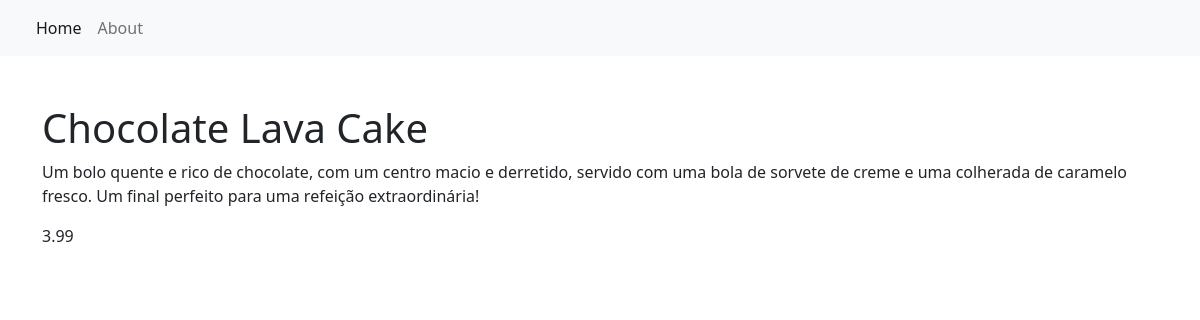
/item/3/, run on an earlier commit of the app's database.
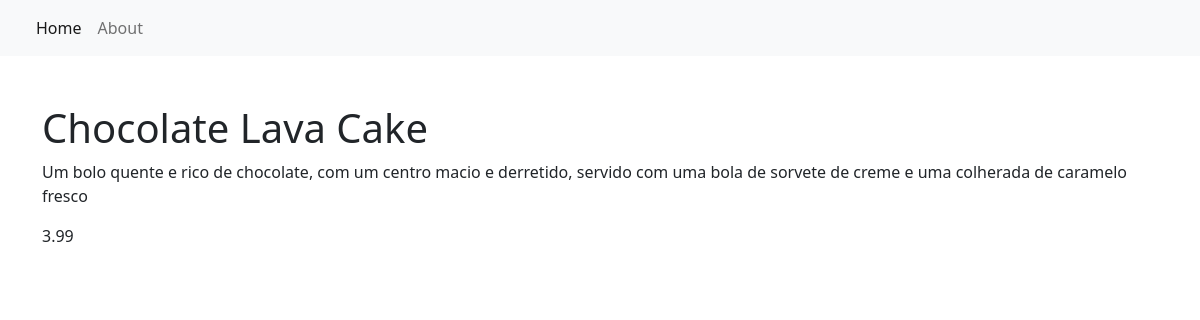
And on a later commit of the database.
### restaurant_menu/models.py (models this page shows, shortened)
class Item(models.Model):
    meal = models.CharField(max_length=500, unique=True)  # Com isto, não vou ter valores duplicados
    description = models.CharField(max_length=1000)
    price = models.DecimalField(decimal_places=2, max_digits=8)
    category = models.CharField(choices=MEAL_TYPE, max_length=200)
    author = models.ForeignKey(User, on_delete=models.PROTECT)
    status = models.IntegerField(choices=STATUS, default=1)
    date_created = models.DateTimeField(auto_now_add=True)
    date_updated = models.DateTimeField(auto_now=True)

### restaurant_menu/views.py (the view)
# urls.py: path('item/<int:pk>/', views.MenuItemDetail.as_view(), name='menu_item'),
class MenuItemDetail(generic.DetailView):
    model = Item
    template_name = 'menu_item_detail.html'

### restaurant_menu/templates/menu_item_detail.html
{% extends 'base.html' %}
{% block content %}
    <div class="container">
        <h1 class="pt-5">{{ item.meal }}</h1>
        <p>{{ item.description }}</p>
        <p>{{ item.price }}</p>
    </div>
{% endblock content %}

What changed in the data, as far as the page shows it:
changed Item "Chocolate Lava Cake": description "…uma colherada de caramelo fresco. Um final perfeito para uma refeição extraordinária!" → "Um bolo quente e rico de chocolate, com um centro macio e derretido, servido com uma bola de sorvete de creme e uma colherada de caramelo fresco"
